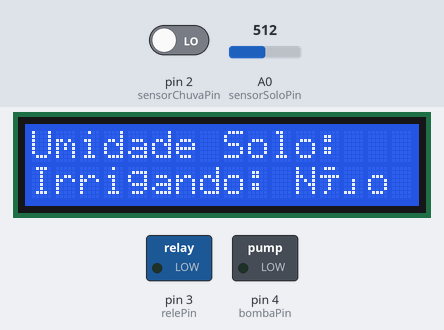
Bench run of a sketch on a simulated Arduino Uno, built with avr-gcc and run on an emulated ATmega328P. Shown: 16×2 character LCD, switched loads named in the sketch (green lamp = pin HIGH). The inputs (shaded band) are chosen by the test bench; at power-on: pin 2 (sensorChuvaPin) LOW, A0 (sensorSoloPin) = 512. WiFi joins after 1.5 s; servers stay silent unless stated; what the sketch prints to the serial monitor is not drawn.

Above: at 0.1 s.
At 60.1 s:
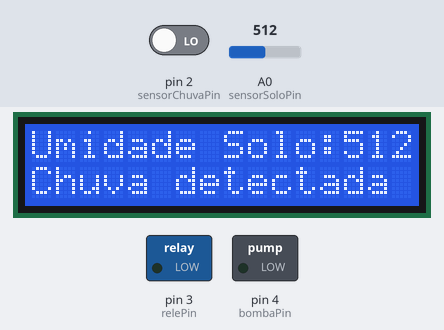

The sketch:

irrigacao.ino
```cpp
#include <Wire.h>
#include <LiquidCrystal_I2C.h>
#include <DHT.h>
#include <Adafruit_Sensor.h>
#include <WiFiEsp.h>
#include <WiFiEspClient.h>
#include <WiFiEspUdp.h>

// Configuração do Display LCD
LiquidCrystal_I2C lcd(0x27, 16, 2); // Endereço I2C e tamanho do display

// Configuração do Sensor de Umidade de Solo
const int sensorSoloPin = A0;

// Configuração do Sensor de Chuva
const int sensorChuvaPin = 2;

// Configuração do Módulo Relé
const int relePin = 3;

// Configuração da Mini Bomba de Água
const int bombaPin = 4;

// Configuração do ThingSpeak
char ssid[] = "SEU_SSID_WIFI";
char pass[] = "SUA_SENHA_WIFI";
char server[] = "api.thingspeak.com";
String apiKey = "SUA_CHAVE_API_THINGSPEAK";
WiFiEspClient client;

// Configuração do intervalo de leitura e envio para o ThingSpeak (em milissegundos)
const unsigned long intervalLeitura = 60000; // 1 minuto

// Variáveis globais
unsigned long previousMillis = 0;

// Configuração do Sensor de Chuva
bool estaChovendo() {
  return digitalRead(sensorChuvaPin) == LOW;
}

// Configuração do Sensor de Umidade de Solo
int lerUmidadeSolo() {
  return analogRead(sensorSoloPin);
}

// Configuração da Bomba de Água
void acionarBomba(bool ligar) {
  digitalWrite(bombaPin, ligar ? HIGH : LOW);
}

// Configuração do WiFi
void conectarWiFi() {
  while (WiFi.status() != WL_CONNECTED) {
    Serial.print("Conectando ao WiFi...");
    WiFi.begin(ssid, pass);
    delay(5000);
  }
  Serial.println("Conectado ao WiFi com sucesso!");
}

// Configuração do ThingSpeak
void enviarDadosParaThingSpeak(int umidadeSolo, bool irrigando) {
  if (client.connect(server, 80)) {
    String dados = "field1=" + String(umidadeSolo) + "&field2=" + String(irrigando);
    String requisicao = "POST /update HTTP/1.1\n";
    requisicao += "Host: " + String(server) + "\n";
    requisicao += "Connection: close\n";
    requisicao += "X-THINGSPEAKAPIKEY: " + apiKey + "\n";
    requisicao += "Content-Type: application/x-www-form-urlencoded\n";
    requisicao += "Content-Length: " + String(dados.length()) + "\n\n";
    requisicao += dados;

    client.print(requisicao);
    Serial.println("Enviando dados para ThingSpeak...");
    delay(100);
    client.stop();
  } else {
    Serial.println("Falha ao conectar-se ao ThingSpeak.");
  }
}

void setup() {
  Serial.begin(9600);

  // Inicialização do Display LCD
  lcd.begin(16, 2);
  lcd.print("Umidade Solo:");
  lcd.setCursor(0, 1);
  lcd.print("Irrigando: Não");

  // Inicialização do Sensor de Chuva
  pinMode(sensorChuvaPin, INPUT);

  // Inicialização do Módulo Relé e da Bomba de Água
  pinMode(relePin, OUTPUT);
  pinMode(bombaPin, OUTPUT);

  acionarBomba(false);

  // Inicialização do WiFi
  WiFi.init(&Serial);
  conectarWiFi();
}

void loop() {
  unsigned long currentMillis = millis();

  if (currentMillis - previousMillis >= intervalLeitura) {
    int umidadeSolo = lerUmidadeSolo();
    bool chuva = estaChovendo();

    lcd.setCursor(13, 0);
    lcd.print("   ");
    lcd.setCursor(13, 0);
    lcd.print(umidadeSolo);

    if (chuva) {
      lcd.setCursor(0, 1);
      lcd.print("Chuva detectada ");
      acionarBomba(false);
      enviarDadosParaThingSpeak(umidadeSolo, false);
    } else {
      if (umidadeSolo < 500) { // Ajuste o valor de acordo com o seu sensor e condições do solo
        lcd.setCursor(0, 1);
        lcd.print("Irrigando: Sim  ");
        acionarBomba(true);
        enviarDadosParaThingSpeak(umidadeSolo, true);
      } else {
        lcd.setCursor(0, 1);
        lcd.print("Irrigando: Não  ");
        acionarBomba(false);
        enviarDadosParaThingSpeak(umidadeSolo, false);
      }
    }

    previousMillis = currentMillis;
  }
}
```
